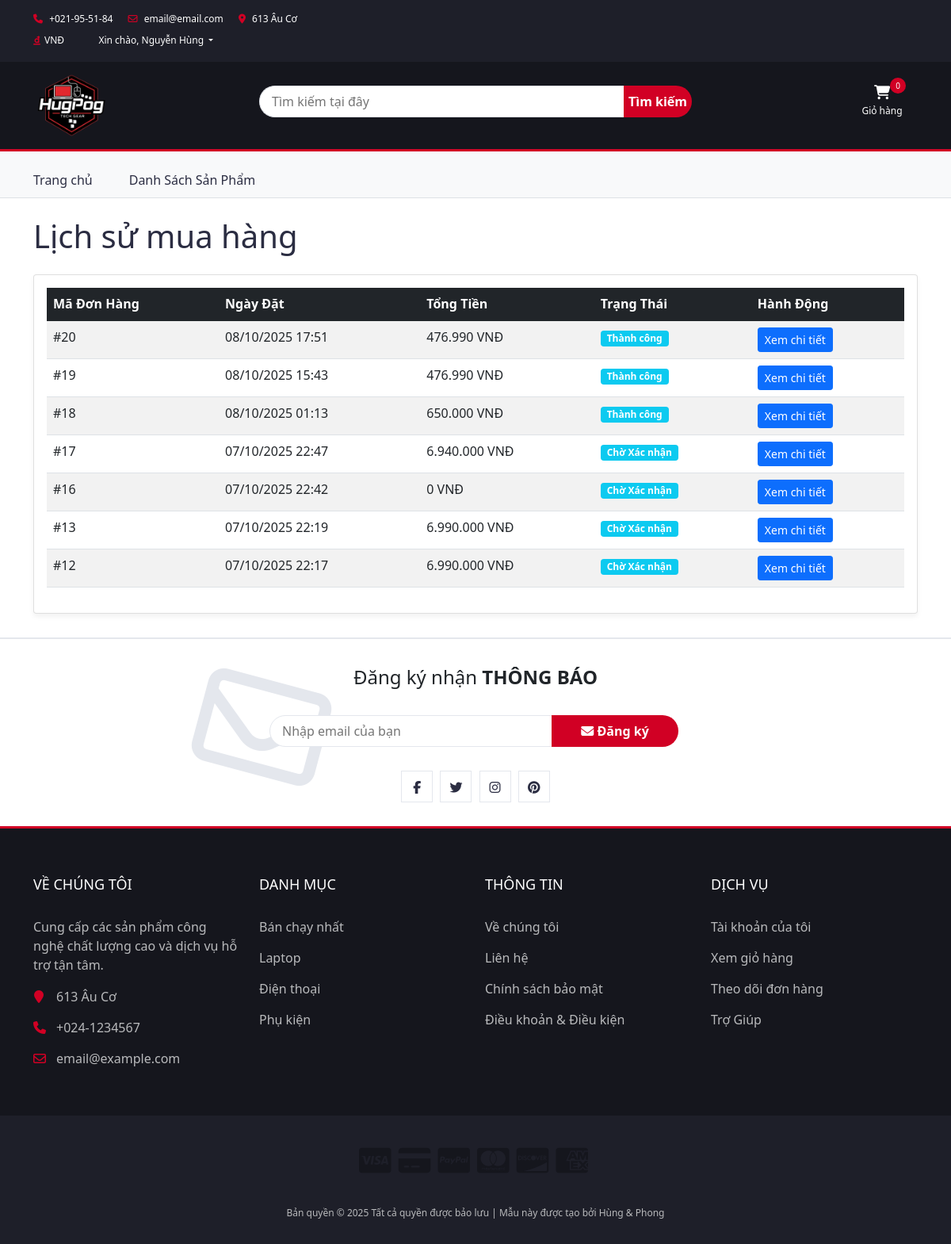
The app's page /public/order_history.php (signed in) with its own data.
### tables this page shows
CREATE TABLE `orders` (
  `id` int(11) NOT NULL,
  `user_id` int(11) NOT NULL,
  `customer_name` varchar(100) NOT NULL,
  `shipping_address` text NOT NULL,
  `phone` varchar(20) NOT NULL,
  `voucher_id` int(11) DEFAULT NULL,
  `voucher_code` varchar(50) DEFAULT NULL,
  `discount_amount` decimal(15,2) DEFAULT 0.00,
  `total_amount` decimal(15,2) NOT NULL,
  `status` enum('Chờ Xác nhận','Đã Xác nhận','Đang giao','Đã giao','Thành công','Đã hủy') NOT NULL DEFAULT 'Chờ Xác nhận',
  `created_at` datetime DEFAULT current_timestamp(),
  `updated_at` datetime DEFAULT current_timestamp() ON UPDATE current_timestamp()
);

### public/order_history.php (called while the page is built, shortened)
<?php
$orderController = new OrderController();
$orders = $orderController->showOrderHistory();
include __DIR__ . '/../view/user/order_history.php';

### models/OrderModel.php (called while the page is built, shortened)
<?php
class OrderModel
{
    public function getOrdersByUserId($userId)
    {
        $conn = db_connect();
        $sql = "SELECT * FROM orders WHERE user_id = ? ORDER BY created_at DESC";
        $stmt = $conn->prepare($sql);
        $stmt->bind_param("i", $userId);
        $stmt->execute();
        $result = $stmt->get_result();
        $orders = $result->fetch_all(MYSQLI_ASSOC);
        return $orders;
    }
}

### includes/controllers/OrderController.php (called while the page is built, shortened)
<?php
class OrderController
{
    public function showOrderHistory()
    {
        $orderModel = new OrderModel();
        return $orderModel->getOrdersByUserId($_SESSION['user_id']);
    }
}

### view/user/order_history.php (the view, shortened to what this page needs)
<!doctype html>
<html lang="vi">
<head>
    <link rel="stylesheet" href="https://cdnjs.cloudflare.com/ajax/libs/font-awesome/6.5.2/css/all.min.css">
    <link rel="stylesheet" href="<?php echo BASE_URL; ?>public/css/style.css">
    <link rel="stylesheet" href="<?php echo BASE_URL; ?>public/css/bootstrap.css">
</head>
<?php include __DIR__ . '/../layout/header.php'; ?>
<div class="container">
    <h1 class="my-4">Lịch sử mua hàng</h1>
    <div class="card">
        <div class="card-body">
            <?php if (empty($orders)): ?>
                <p class="text-center">Bạn chưa có đơn hàng nào.</p>
            <?php else: ?>
                <div class="table-responsive">
                    <table class="table table-striped table-hover">
                        <thead class="table-dark">
                            <tr>
                                <th>Mã Đơn Hàng</th>
                                <th>Ngày Đặt</th>
                                <th>Tổng Tiền</th>
                                <th>Trạng Thái</th>
                                <th>Hành Động</th>
                            </tr>
                        </thead>
                        <tbody>
                            <?php foreach ($orders as $order): ?>
                                <tr>
                                    <td>#<?php echo $order['id']; ?></td>
                                    <td><?php echo date('d/m/Y H:i', strtotime($order['created_at'])); ?></td>
                                    <td><?php echo number_format($order['total_amount'], 0, ',', '.'); ?> VNĐ</td>
                                    <td><span class="badge bg-info"><?php echo ucfirst($order['status']); ?></span></td>
                                    <td><a href="order_detail.php?id=<?php echo $order['id']; ?>" class="btn btn-sm btn-primary">Xem chi tiết</a></td>
                                </tr>
                            <?php endforeach; ?>
                        </tbody>
                    </table>
                </div>
            <?php endif; ?>
        </div>
    </div>
</div>
<?php include __DIR__ . '/../layout/footer.php'; ?>
</body>
</html>

### public/css/style.css (style rules this page uses)
h1, h2, h3, h4, h5, h6 { color: #2b2d42; font-weight: 700; margin: 0 0 10px; }
a { color: #2b2d42; font-weight: 500; -webkit-transition: 0.2s color; transition: 0.2s color; }
.card { border-radius: 12px; box-shadow: 0 4px 6px rgba(0, 0, 0, 0.05); }
.badge { font-weight: 500; padding: 5px 10px; border-radius: 6px; }
.table-responsive { overflow-x: auto; }

### records on screen
orders: id "20", created_at "08/10/2025 17:51", total_amount "476.990", status "Thành công"
orders: id "19", created_at "08/10/2025 15:43", total_amount "476.990", status "Thành công"
orders: id "18", created_at "08/10/2025 01:13", total_amount "650.000", status "Thành công"
orders: id "17", created_at "07/10/2025 22:47", total_amount "6.940.000", status "Chờ Xác nhận"
orders: id "16", created_at "07/10/2025 22:42", total_amount "0", status "Chờ Xác nhận"
orders: id "13", created_at "07/10/2025 22:19", total_amount "6.990.000", status "Chờ Xác nhận"
orders: id "12", created_at "07/10/2025 22:17", total_amount "6.990.000", status "Chờ Xác nhận"

### other values on screen
$logged_in_username "Nguyễn Hùng"
$cart_qty "0"
